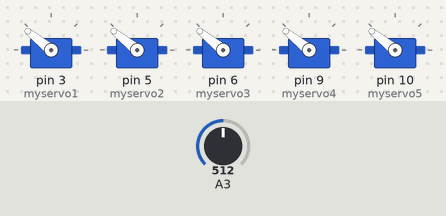
A sketch run on a simulated Arduino Uno, built with avr-gcc and run on an emulated ATmega328P. Parts: 5 × servo. The inputs (shaded band) are chosen by the test bench; at power-on: A3 = 512.

Above: at 1.2 s.
1.3 s: A3 set to 259
2.8 s: A3 set to 232
At 3.9 s:
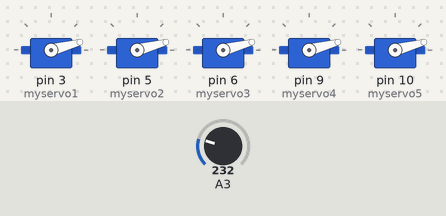
4.3 s: A3 set to 260
At 5.1 s:
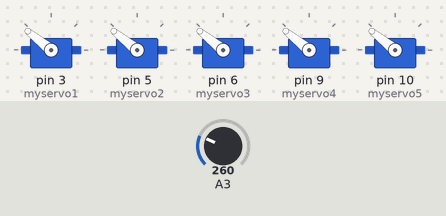
5.8 s: A3 set to 240
At 6.2 s:
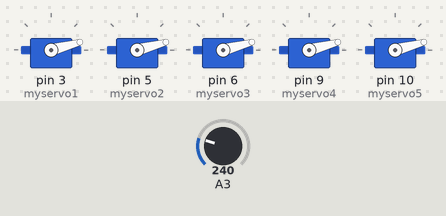
Timing chart, 0 to 8.3 s (numbered marks = the images above; inputs shaded):
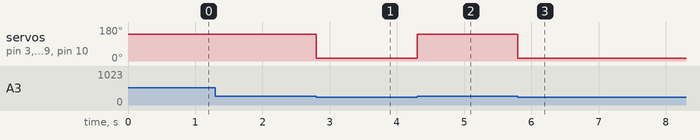

The sketch:

kodzaruku1.ino
```cpp
#include <Servo.h>
 Servo myservo1;
 Servo myservo2;
 Servo myservo3;
 Servo myservo4;
 Servo myservo5;
 const int threshValue = 250;
 void setup()
 {
   myservo1.attach(3);
   myservo2.attach(5);
   myservo3.attach(6);
   myservo4.attach(9);
   myservo5.attach(10);
 }

 void loop()
 {
   int value = analogRead(A3);

   if(value < threshValue)
   {
             myservo1.writeMicroseconds(700);
             myservo2.writeMicroseconds(700);
             myservo3.writeMicroseconds(700);
             myservo4.writeMicroseconds(700);
             myservo5.writeMicroseconds(700);
   }
   else
   {
             myservo1.writeMicroseconds(2000);
             myservo2.writeMicroseconds(2000);
             myservo3.writeMicroseconds(2000);
             myservo4.writeMicroseconds(2000);
             myservo5.writeMicroseconds(2000);
   }
 }
```

Measured:
- the behaviour switches between 250 and 249 on A3 (found by bisection; images 0 and 1)
- after the input at 1.3 s, every drawn part: stays the same
- after the input at 2.8 s, servo on pin 3 (myservo1), servo on pin 5 (myservo2), servo on pin 6 (myservo3), servo on pin 9 (myservo4), servo on pin 10 (myservo5): 141° → 15° at once
- after the input at 4.3 s, servo on pin 3 (myservo1), servo on pin 5 (myservo2), servo on pin 6 (myservo3), servo on pin 9 (myservo4), servo on pin 10 (myservo5): 15° → 141° at once
- after the input at 5.8 s, servo on pin 3 (myservo1), servo on pin 5 (myservo2), servo on pin 6 (myservo3), servo on pin 9 (myservo4), servo on pin 10 (myservo5): 141° → 15° at once
